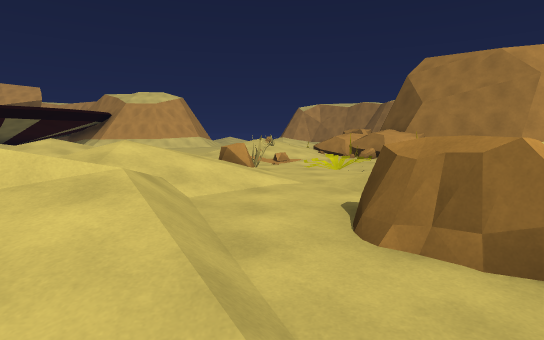
view 1 (above)

20 first-person views from a walk through a 3-D level made in the Unity game engine. The camera is 1.4 m above the floor, tilts 6° down and sees 80° across. The floor is counted in squares, 2 m on a side. Each view is taken from the middle of a square. On the plan, view 1 faces up. The plan holds only what a view shows up to about 10 squares ahead; the rest is blank. The place goes on beyond the plan. Some animated figures are not drawn.

view 2
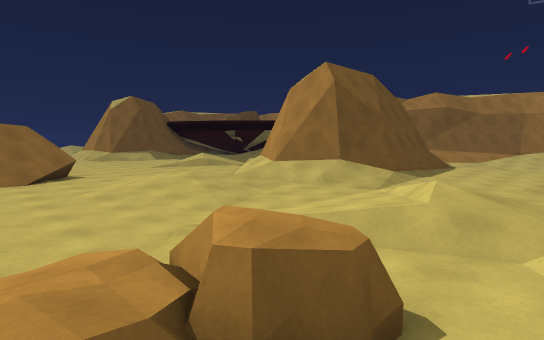

view 3
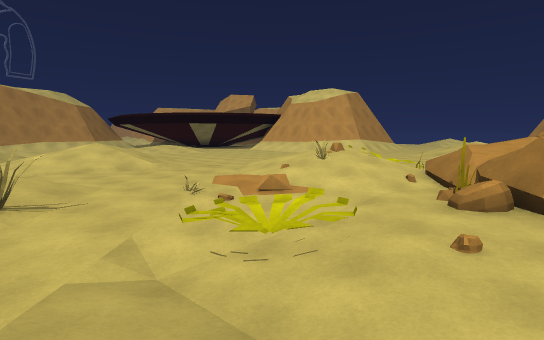

view 4
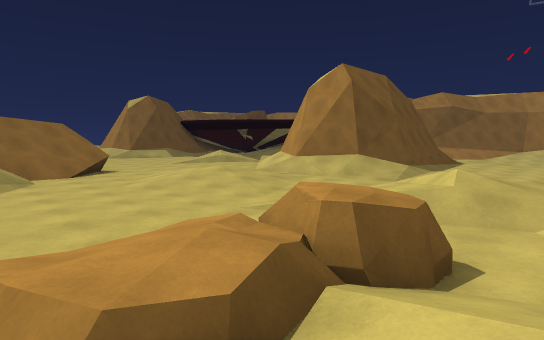

view 5
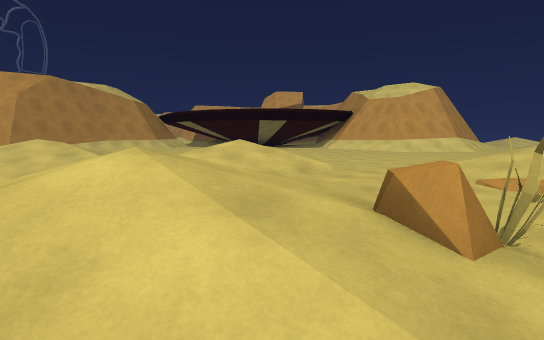

view 6
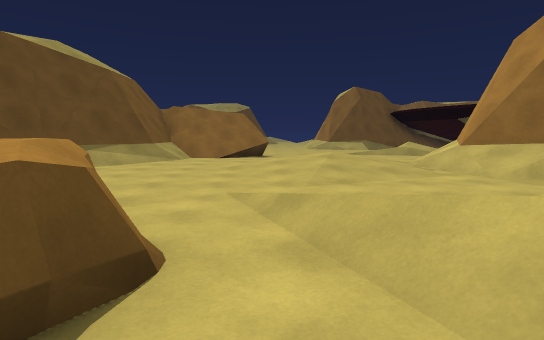

view 7
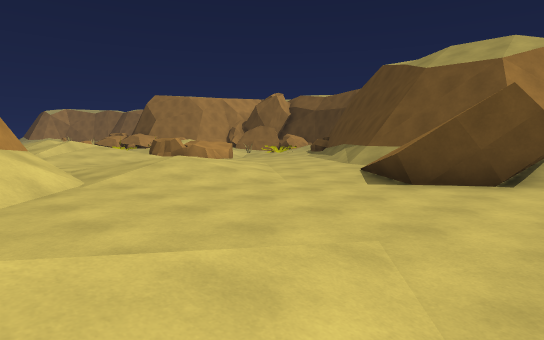

view 8
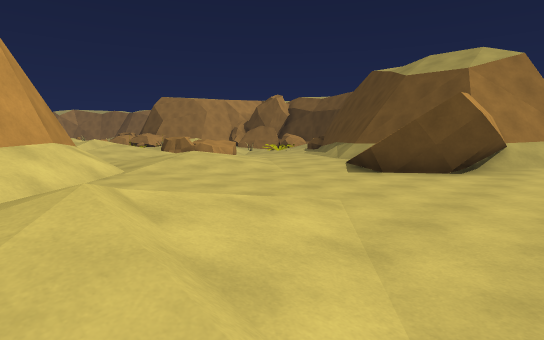

view 9
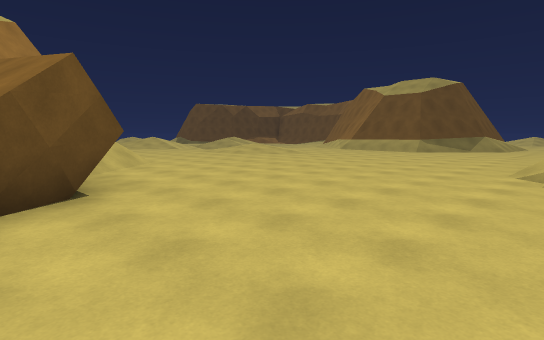

view 10
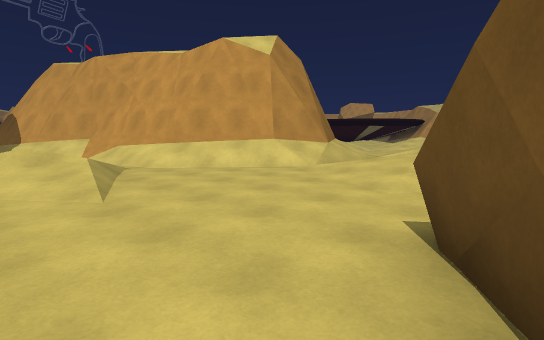

view 11
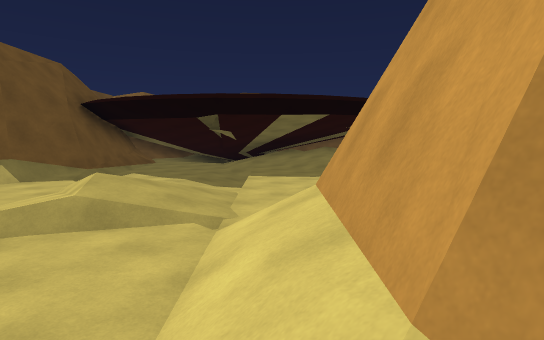

view 12
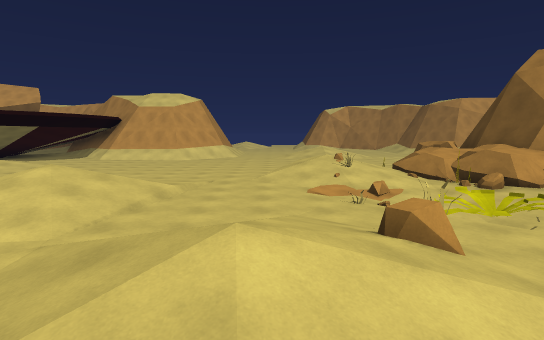

view 13
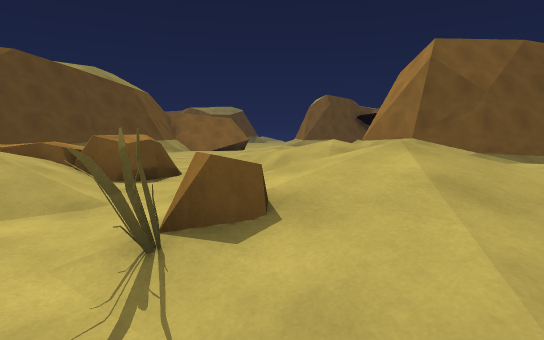

view 14
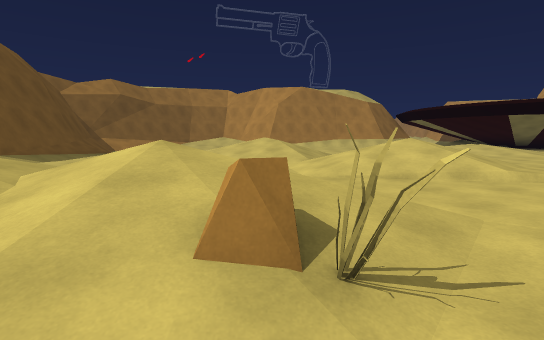

view 15
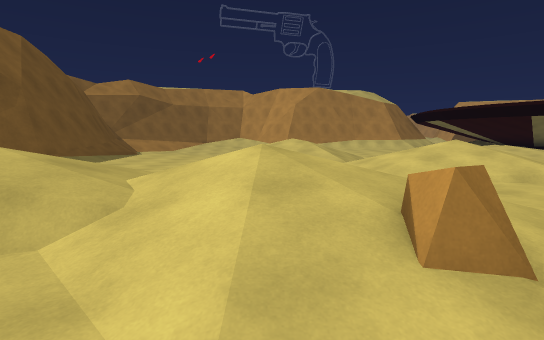

view 16
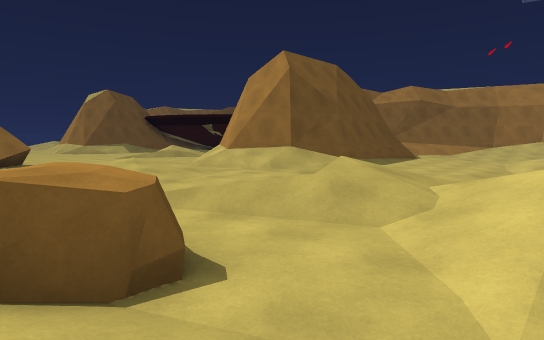

view 17
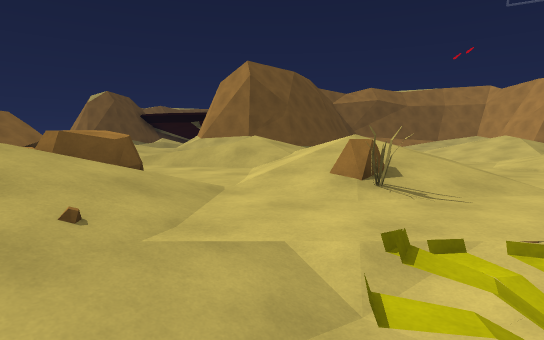

view 18
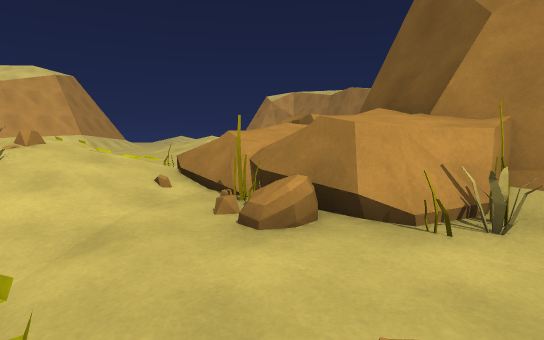

view 19
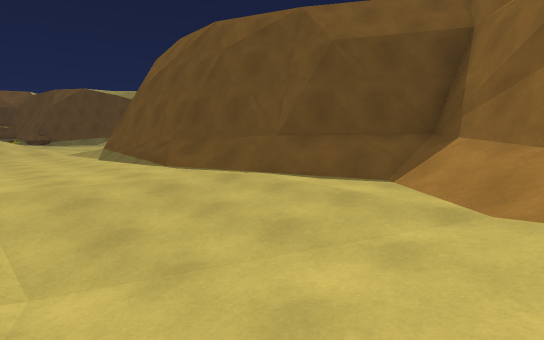

view 20
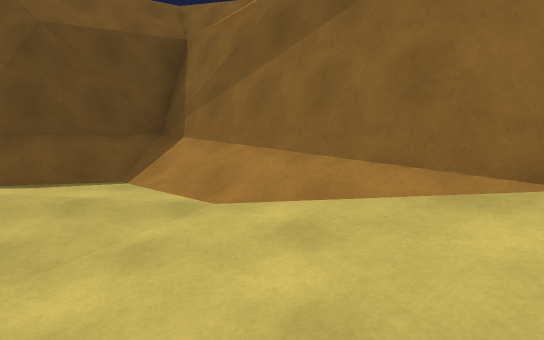

### Floor plan
Key: @ floor where view 1 was taken; # wall or solid block; . main floor; : floor 0.25 m higher than the main floor; - floor 0.25 m lower than the main floor; + floor 0.5 m higher than the main floor; _ floor 0.5 m lower than the main floor; * floor 0.75 m higher than the main floor; % floor 1 m higher than the main floor; & floor 1.25 m higher than the main floor; / step, stairs or slope; = window, fence, low wall or low ledge; ^ raised ledge; O other object.
Columns run from 18 left of view 1 to 4 right of it. Each row starts with its distance up from view 1.
 13            .....   O  #
 12            .....//O+/O#
 11             /..../O:OO=
 10             ///...O..O.
  9             &//...O//..
  8            +*/..../OO-.
  7         //.:::../../__.
  6        /%+- ..//*OO../:
  5        %///   :*&*:.//
  4        ++/     ///../&%
  3   -___-....-.. *%/.OO/
  2  :.___-.......+*/*.OO%O
  1 #/.---........:/:+/.-O
  0 ##/....//////:....@----
 -1  ##/.//######//........
 -2   ##/###    ##/.::.....
 -3    ###       #/:++:....
 -4             ^#/:++:.../
 -5            ^#/..::.../#
 -6         ^^##/......../#
 -7         #////......///#
 -8        //...+/....#///#
 -9       //..-/*/:....#==#
-10       .../_ +:......../
-11        ./__ ...........
-12         __- .. ........
-13          _--.. ........
-14           -/##  .......
-15            ##   .......
-16                 ......
-17                 .....
-18                 ....
-19                 ...

Positions as (right, up) in squares from view 1, and headings:
1: (0, 0), facing up
2: (3, 4), facing down-left
3: (4, 6), facing up-left
4: (4, 4), facing down-left
5: (0, 4), facing up-left
6: (0, 4), facing down
7: (-5, -10), facing up-right
8: (-6, -11), facing up-right
9: (-3, -8), facing down-right
10: (1, -10), facing up-left
11: (-4, -4), facing down-left
12: (-2, 3), facing up
13: (-1, 8), facing down
14: (1, 6), facing left
15: (1, 5), facing left
16: (2, 5), facing down-left
17: (3, 8), facing down-left
18: (3, 8), facing up
19: (-16, 3), facing down-right
20: (-16, 3), facing down
